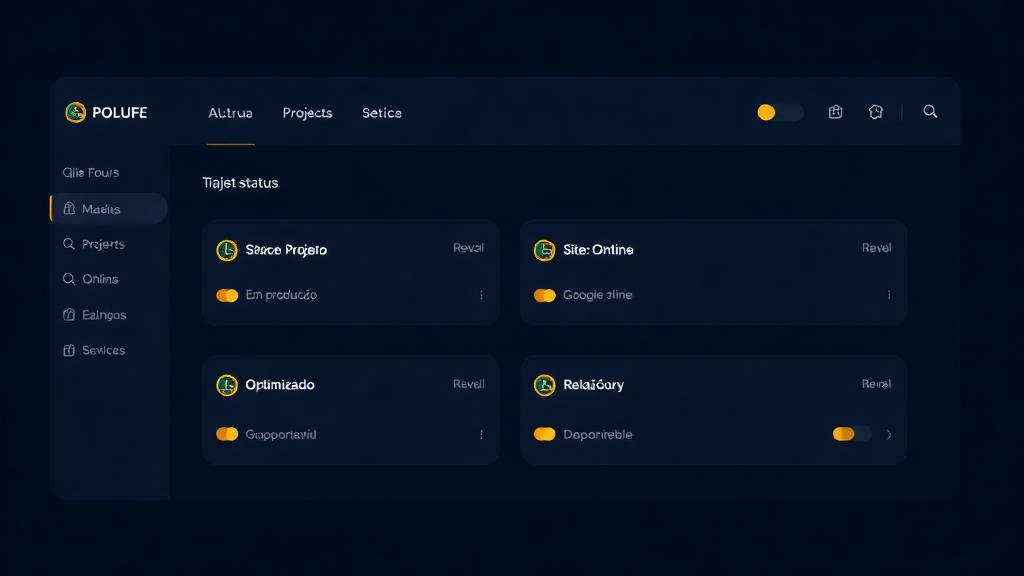
#> input picture src/assets/dashboard-mockup.png, 1024 x 576 px
$ python convert-webp.py ../../src/assets out
#> lines starting #> are read from the running program, lines starting #| are printed output that depends on the picture
#!/usr/bin/env python3
"""
convert-webp.py — Converte fotos para WebP com recorte 4:5 (portrait)
Uso: python3 scripts/convert-webp.py <input_dir> [output_dir]
Requer: pip install Pillow
"""
import sys, os, pathlib
try:
    from PIL import Image
except ImportError:
    print("Erro: Pillow não instalado. Execute: pip install Pillow"); sys.exit(1)

def to_webp_45(src: pathlib.Path, dst: pathlib.Path, quality: int = 85) -> None:
#> called with quality = 85
    img = Image.open(src).convert("RGB")
#> img is the input picture: PIL image 1024x576 RGB; mean R, G, B 5.1, 17.8, 37.3
    w, h = img.size
#> w = 1024; h = 576
    ratio = 4 / 5  # largura / altura desejada
    if w / h > ratio:          # mais largo → cortar lados
        nw = int(h * ratio)
#> nw = 460
        img = img.crop(((w - nw) // 2, 0, (w - nw) // 2 + nw, h))
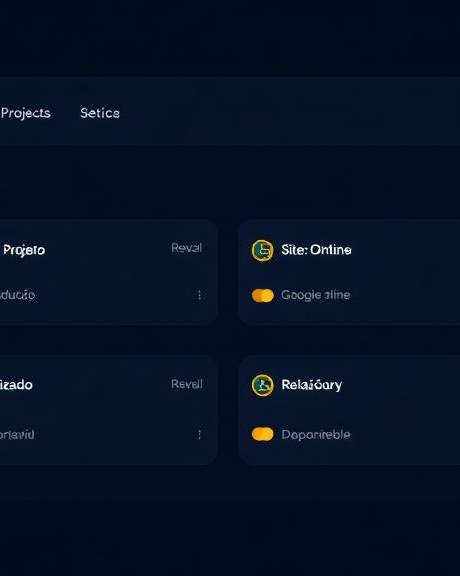
#> img: PIL image 460x576 RGB; mean R, G, B 5.1, 18.1, 38
    else:                      # mais alto → cortar topo/base
        nh = int(w / ratio)
        img = img.crop((0, (h - nh) // 2, w, (h - nh) // 2 + nh))
    img.save(dst, "WEBP", quality=quality, method=6)

def main() -> None:
    if len(sys.argv) < 2:
        print(__doc__); sys.exit(1)
    src_dir = pathlib.Path(sys.argv[1])
    dst_dir = pathlib.Path(sys.argv[2]) if len(sys.argv) > 2 else src_dir / "webp"
    if not src_dir.is_dir():
        print(f"Erro: diretório não encontrado: {src_dir}"); sys.exit(1)
    dst_dir.mkdir(parents=True, exist_ok=True)
    exts = {".jpg", ".jpeg", ".png", ".heic", ".webp"}
    n = 0
    for f in sorted(src_dir.iterdir()):
        if f.suffix.lower() in exts and f.parent != dst_dir:
            dst = dst_dir / (f.stem + ".webp")
            to_webp_45(f, dst)
            print(f"  ✓ {f.name} → {dst.name}")
            n += 1
    print(f"\n{n} imagem(ns) convertida(s) em {dst_dir}")

if __name__ == "__main__":
    main()
